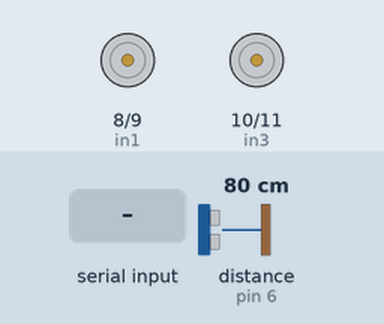
This sketch was run on a simulated Arduino Uno, built with avr-gcc and run on an emulated ATmega328P. Parts: motor-driver pin pairs drawn as motors (green arrow = first pin HIGH = forward, orange = second pin HIGH = backward, longer = more drive). Wiring (inferred from the names in the program): ultrasonic range finder: trigger pin 3; echo pin 6. The inputs (shaded band) are chosen by the test bench; at power-on: distance to the obstacle (sensor on pin 6) 80 cm. The echo pulse lasts 58.3 µs per cm; what the sketch prints to the serial monitor is not drawn.

Above: at 1.2 s.
1.3 s: "F" received over Serial
At 2.4 s:
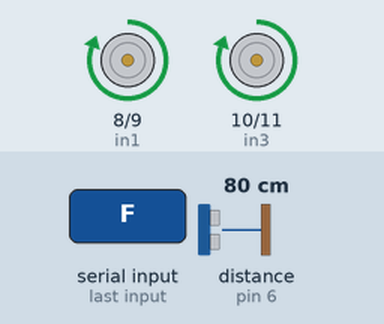
2.8 s: "B" received over Serial
At 3.6 s:
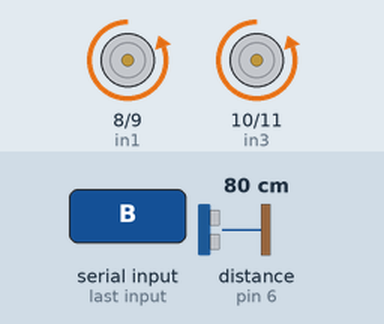
4.3 s: "L" received over Serial
At 4.7 s:
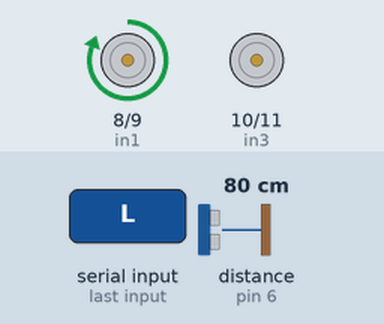
5.8 s: "R" received over Serial
At 7.0 s:
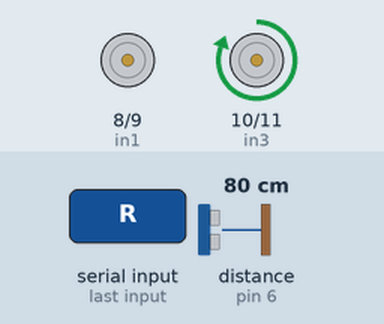
10.3 s: "X" received over Serial
At 11.6 s:
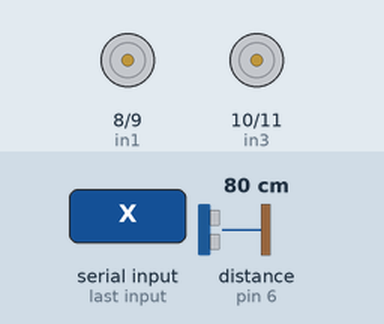
Timing chart, 0 to 13.3 s (numbered marks = the images above; inputs shaded):
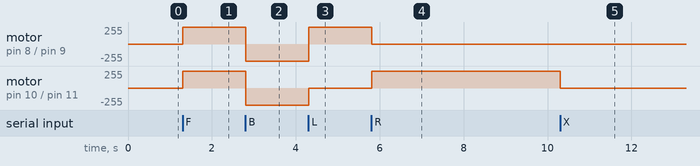

Measured:
- after the input at 1.3 s, motor on pin 8 (in1) / pin 9 (in2), motor on pin 10 (in3) / pin 11 (in4): stopped → forward 255/255 at once
- after the input at 2.8 s, motor on pin 8 (in1) / pin 9 (in2), motor on pin 10 (in3) / pin 11 (in4): forward 255/255 → backward 255/255 at once
- after the input at 4.3 s, motor on pin 8 (in1) / pin 9 (in2): backward 255/255 → forward 255/255 at once; motor on pin 10 (in3) / pin 11 (in4): backward 255/255 → stopped at once
- after the input at 5.8 s, motor on pin 8 (in1) / pin 9 (in2): forward 255/255 → stopped at once; motor on pin 10 (in3) / pin 11 (in4): stopped → forward 255/255 at once
- after the input at 10.3 s, motor on pin 10 (in3) / pin 11 (in4): forward 255/255 → stopped at once

The sketch:

easydrive.ino
```cpp
char var;
//motor A

#define in1 8
#define in2 9
//motor b

#define in3 10
#define in4 11

const int trigPin = 3;
const int echoPin = 6;

long duration;
int distance;
void setup() {
Serial.begin(9600);
 pinMode(in1, OUTPUT);
  pinMode(in2, OUTPUT);
  pinMode(in3, OUTPUT);
  pinMode(in4, OUTPUT);
pinMode(trigPin, OUTPUT); // Sets the trigPin as an Output
pinMode(echoPin, INPUT); // Sets the echoPin as an Input
Serial.begin(9600); // Starts the serial communication
}
void loop() {
// Clears the trigPin
digitalWrite(trigPin, LOW);
delayMicroseconds(2);
// Sets the trigPin on HIGH state for 10 micro seconds
digitalWrite(trigPin, HIGH);
delayMicroseconds(10);
digitalWrite(trigPin, LOW);
// Reads the echoPin, returns the sound wave travel time in microseconds
duration = pulseIn(echoPin, HIGH);
// Calculating the distance
distance= duration*0.034/2;
// Prints the distance on the Serial Monitor
Serial.print("Distance: ");
Serial.println(distance);


  if (distance<=0.15)
  {digitalWrite(in1, LOW);
  digitalWrite(in2,HIGH);
  digitalWrite(in3, LOW);
  digitalWrite(in4, HIGH);
}
else
{var=Serial.read();
if(var=='F')
{
digitalWrite(in1, HIGH);
  digitalWrite(in2, LOW);
  digitalWrite(in3, HIGH);
  digitalWrite(in4, LOW);
}

if(var=='B')
{
  digitalWrite(in1, LOW);
  digitalWrite(in2,HIGH);
  digitalWrite(in3, LOW);
  digitalWrite(in4, HIGH);
  }


if(var=='L')
{
 digitalWrite(in1, HIGH);
 digitalWrite(in2, LOW);
 digitalWrite(in3, LOW);
 digitalWrite(in4, LOW);
}
if(var=='R')
{ digitalWrite(in1, LOW);
  digitalWrite(in2, LOW);
  digitalWrite(in3, HIGH);
  digitalWrite(in4, LOW);
}
  if(var=='X')
  {
digitalWrite(in1, LOW);
  digitalWrite(in2, LOW);
  digitalWrite(in3, LOW);
  digitalWrite(in4, LOW);
}
}
}
```
